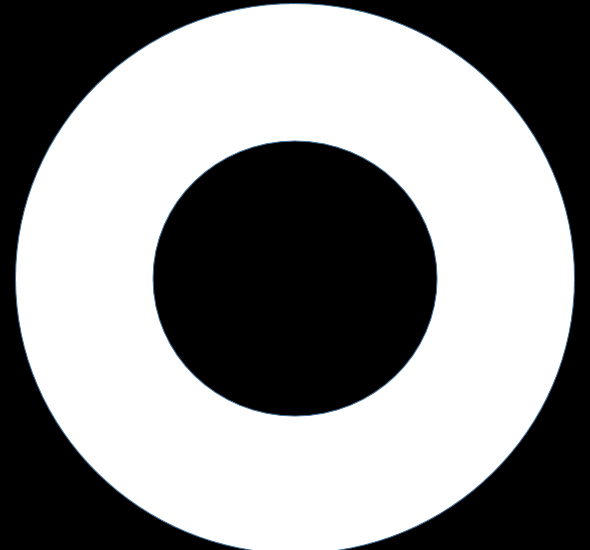
%> input picture square.png, 590 x 550 px
$ octave MI_Online_predict.m   (GNU Octave 9; MATLAB toolbox functions it lacks are replaced by stand-ins)
%> lines starting %> are read from the running program, lines starting %| are printed output that depends on the picture
### config_param.m
%% Include sub-folders
addpath('analysis\');
addpath('common\');
addpath('resources\');
imagesFolder = 'resources\images\';
addpath(imagesFolder);
addpath('offline\');
addpath('processing\');
addpath('data features\');
addpath('classification\');

%% Recording parameters
numClasses = 2;
numTrials = 10;
trialLength = 5;  % remember to change times for bandpower!
waitList = [10, 1.5, 1.5, 1.5]; % init, ready, cue, next
startMarker = 1111;
markersList = [000, 99, startMarker, 9, 1001]; % startRec, endRec, startTrial, endTrial, baseline


% INSERT THE RELEVANT PATHS HERE!
lslPath = ''; % For example: 'C:\Program Files\Toolboxes\liblsl-Matlab';
eeglabPath = ''; % For example: 'C:\Program Files\Toolboxes\eeglab2021.1';
pyEnvPath = ''; % For example: 'C:\Users\Raz\anaconda3\envs\BCI\python.exe';
rootRecordingPath = ''; % For example: 'C:\Users\Raz\BCI4ALS\Recordings';
%rootRecordingPath = recordingFolder;
trainingImages{1} = imread(strcat(imagesFolder,'square.png'),'png');
trainingImages{2} = imread(strcat(imagesFolder, 'arrow_left.png'),'png');
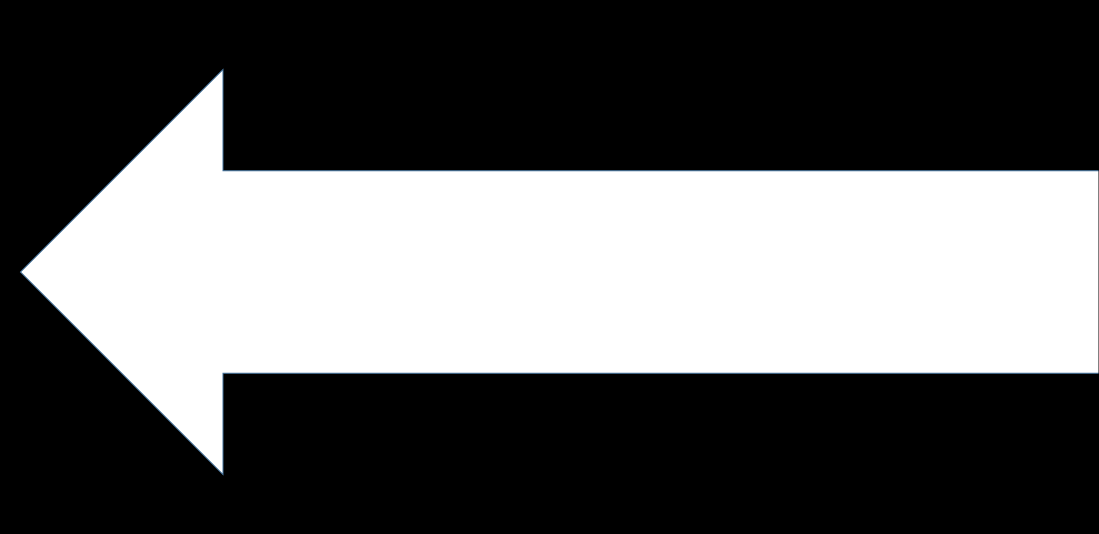
%> input picture arrow_left.png, 1099 x 534 px
trainingImages{3} = imread(strcat(imagesFolder, 'arrow_right.png'),'png');
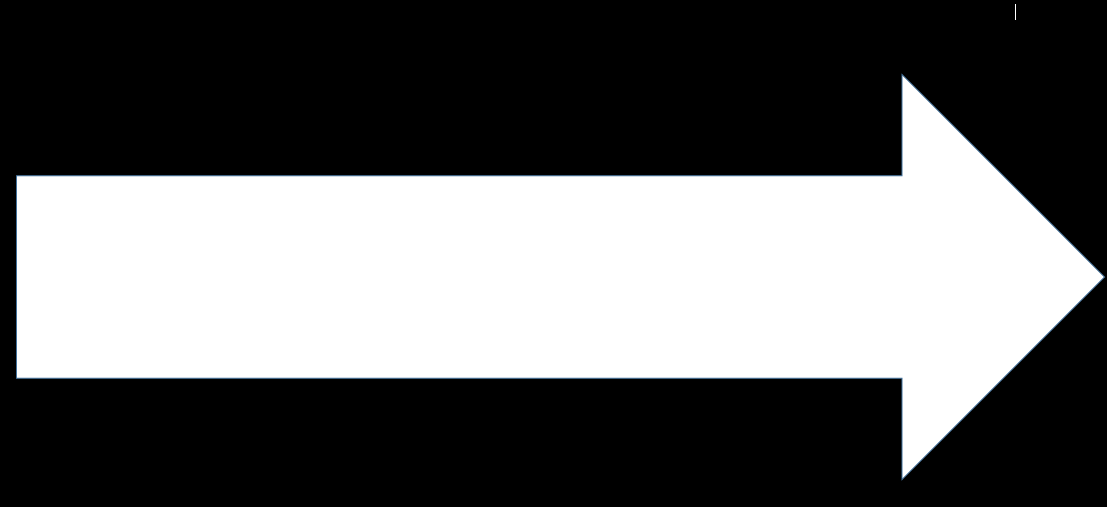
%> input picture arrow_right.png, 1107 x 507 px

try
    loaded_temp = load(strcat(recordingFolder,'\trainingVec.mat'));               % load the training vector (which target at which trial)
    trainingVec = loaded_temp.trainingVec;
catch
     disp('No trainingVec yet?')
end
%% Preprocessing parameters
unused_channels = {'T8','PO3','PO4','O2','O1'}; % For 11 channels headset
all_channels = {'C03','C04','C0Z','FC1','FC2','FC5','FC6','CP1','CP2','CP5','CP6'};

unwanted_channels = {''};
intersect_channels = setdiff(all_channels,unwanted_channels);
for i=1:length(intersect_channels)
    EEG_chans(i,:) = intersect_channels{i};
end


% [18 lines of commented-out code are left out]
notchList = [50,25];  % check if also need 25!
highFilter = 40; % Was 50
lowFilter = 0.5; % Was 0.5
ICA_threshold = 1;
fs = 125; % openBCI sample rate
%% Feature extraction parameters
to_implement_zscore = 1; % 1 is true, otherwise false
how_many_features_to_select = 10; % Was 10
how_many_test_for_class = 5; % compare with numTrials!
vizTrial = 5; % make sure it is smaller than number of trials - it is a trial to vizualize the csp
frequency_vec = 0.5:1:60;         % frequency vector - lowest:jump:highst
window = 40;                      % sample size window for pwelch
noverlap = 20;                    % number of sample overlaps for pwelch

% change bands and times according to graphs (spectogram, ?)
bands{1} = [2,10];
bands{2} = [2,10];
bands{3} = [2,10];
% bands{4} = [17.5,20.5];
% bands{5} = [20.5,22];
% Make sure times in the trial length range!
times{1} = (0.3*fs : 1*fs);
times{2} = (1.7*fs : 2.4*fs);
times{3} = (2.7*fs : 3.7*fs);
% times{4} = (1*fs : 1.75*fs);
% times{5} = (1.75*fs : 2.25*fs);
%% Define which features to select:
feature_setting = struct(...
    'Bands', true, ...
    'Root', true, ...
    'Moment', true, ...
    'Edge', true', ...
    'Entropy', true, ...
    'Slope', true, ...
    'Intercept', false, ... %why false? becuase online?
    'Mean_freq', true, ...
    'Obw', true, ...
    'Powerbw', true);
feature_headers ={};
if feature_setting.Bands
    for i=1:length(bands)
%> the run ends on the next line
        tmp_str = string(bands{i}(1)) + '-' + string(bands{i}(2)) + ' band';
        feature_headers{end+1} = tmp_str;
    end
end
fn = fieldnames(feature_setting);
for k=1:numel(fn)
    if(feature_setting.(fn{k}) && ~strcmp(fn{k}, 'Bands'))
        feature_headers{end+1} = fn{k};
    end
end
n_features = size(feature_headers, 2);
%%
% Parameters for M1
MI1params = struct('numTrials', numTrials, 'numClasses', numClasses, 'trialLength', trialLength, ...
    'waits', waitList, 'markers', markersList);
% Parameters for M2
MI2params = struct('highLim', highFilter, 'lowLim', lowFilter, 'notch', ...
    notchList, 'ICA_threshold', ICA_threshold, 'channelsNum', size(all_channels,2), ...
    'plot',0,'offline',1,'ASR',0,'Laplace',1,'ICA',0);

% Parameters for M4
MI4params = struct('select', how_many_features_to_select, 'test', ...
    how_many_test_for_class, 'FS', fs, 'vizTrial', vizTrial, 'z',...
    to_implement_zscore, 'f', frequency_vec, 'window', window, ...
    'overlap', noverlap, 'n_features', n_features, 'offline', 1);

### MI_Online_predict.m
%% MOTOR IMAGERY Training Scaffolding
%% Refresh
clc; clear; close all;
%% Parameters
recordingFolder = 'C:\Users\Raz\BCI4ALS\Recordings\ONLINE_TEST';
config_param
